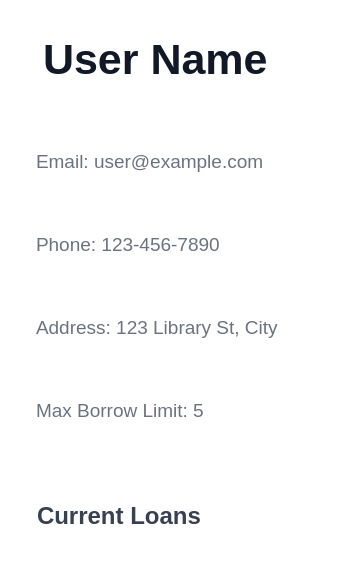
<?xml version="1.0" encoding="UTF-8"?>
<ui version="4.0">
 <class>UserCard</class>
 <widget class="QWidget" name="UserCard">
  <property name="geometry">
   <rect>
    <x>0</x>
    <y>0</y>
    <width>360</width>
    <height>280</height>
   </rect>
  </property>
  <property name="styleSheet">
   <string>
    QWidget {
      background: #ffffff;
      border-radius: 12px;
      box-shadow: 0 4px 12px rgba(0, 0, 0, 0.05);
      font-family: 'Poppins', sans-serif;
      padding: 24px 20px 20px 20px;
    }
    QLabel#nameLabel {
      font-weight: 700;
      font-size: 32pt;
      color: #111827;
      margin-bottom: 16px;
    }
    QLabel#emailLabel, QLabel#phoneLabel, QLabel#addressLabel, QLabel#borrowLimitLabel {
      font-weight: 400;
      font-size: 14pt;
      color: #6b7280;
      margin-bottom: 10px;
    }
    QLabel#sectionTitle {
      font-weight: 600;
      font-size: 18pt;
      color: #374151;
      margin-top: 20px;
      margin-bottom: 10px;
    }
   </string>
  </property>
  <layout class="QVBoxLayout" name="verticalLayout">
    <item>
      <widget class="QLabel" name="nameLabel">
        <property name="text"><string>User Name</string></property>
      </widget>
    </item>
    <item>
      <widget class="QLabel" name="emailLabel">
        <property name="text"><string>Email: user@example.com</string></property>
      </widget>
    </item>
    <item>
      <widget class="QLabel" name="phoneLabel">
        <property name="text"><string>Phone: 123-456-7890</string></property>
      </widget>
    </item>
    <item>
      <widget class="QLabel" name="addressLabel">
        <property name="text"><string>Address: 123 Library St, City</string></property>
      </widget>
    </item>
    <item>
      <widget class="QLabel" name="borrowLimitLabel">
        <property name="text"><string>Max Borrow Limit: 5</string></property>
      </widget>
    </item>
    <item>
      <widget class="QLabel" name="sectionTitle">
        <property name="text"><string>Current Loans</string></property>
      </widget>
    </item>
    <!-- Placeholder: Loan list widget can be added programmatically -->
  </layout>
 </widget>
 <resources/>
 <connections/>
</ui>
